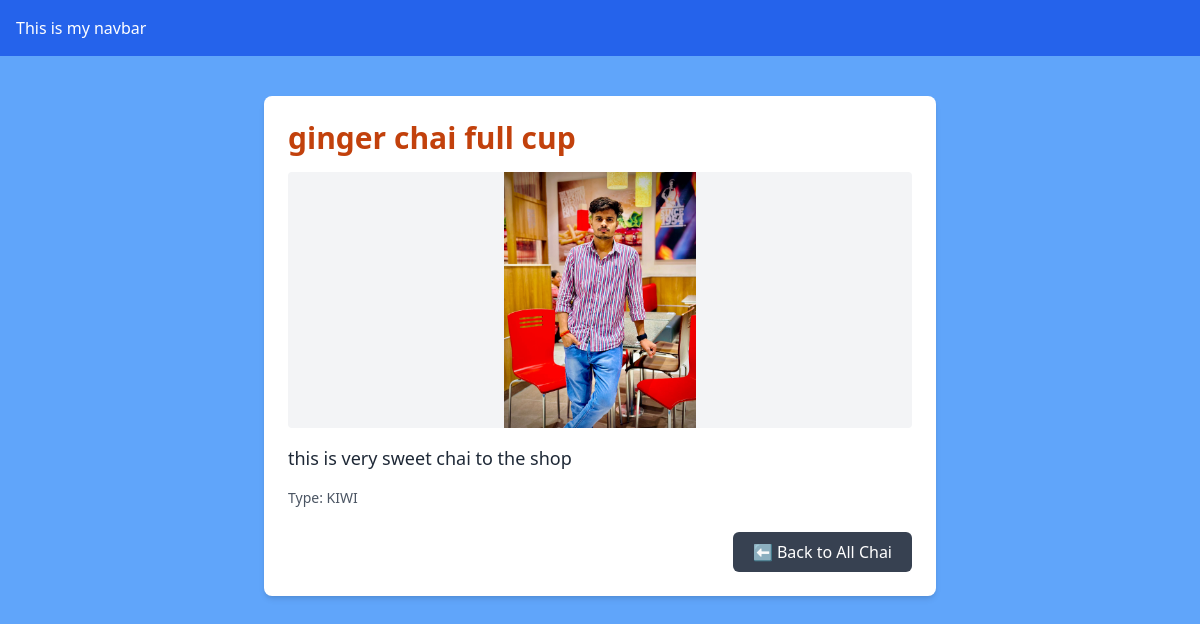
Screenshot of /chai/5/ with the database file from the repository.
### chai/models.py (models this page shows, shortened)
class ChaiVarity(models.Model):
    CHAI_TYPE_CHOICE = [
        ('ML',"MASALA"),
        ('GR',"GINGER"),
        ('KL',"KIWI"),
        ('PL',"PLAIN"),
        ('EL',"ELACHI"),
    ]
    name =models.CharField(max_length=100)
    image = models.ImageField(upload_to="chais/")
    date_added = models.DateTimeField(default=timezone.now)
    type =models.CharField(max_length=2,choices=CHAI_TYPE_CHOICE)
    desc =models.TextField(default='')

### chai/views.py (the view)
# urls.py: path('<int:chai_id>/', views.chai_detail, name='chai_detail'),
def chai_detail(request, chai_id):
    chai = get_object_or_404(ChaiVarity, pk=chai_id)
    return render(request, 'chai/chai_detail.html', {'chai': chai})

### chai/templates/chai/chai_detail.html (shortened to what this page needs)
{% extends "layout.html" %}
{% block content %}
<div class="max-w-2xl mx-auto bg-white shadow-md rounded-lg overflow-hidden mt-6">
    <div class="p-6">
        <h2 class="text-3xl font-bold text-orange-700 mb-4">{{ chai.name }}</h2>
        <img src="{{ chai.image.url }}" alt="{{ chai.name }}" class="w-full h-64 object-contain bg-gray-100 mb-4 rounded">
        <p class="text-gray-800 text-lg mb-4">
            {{ chai.desc }}
        </p>
        <p class="text-sm text-gray-600 mb-6">
            Type: <span class="font-medium">{{ chai.get_type_display }}</span>
        </p>
        <div class="flex justify-end">
            <a href="{% url 'all_chai' %}">
                <button class="bg-gray-700 hover:bg-gray-900 text-white px-5 py-2 rounded-md transition">
                    ⬅️ Back to All Chai
                </button>
            </a>
        </div>
    </div>
</div>
{% endblock %}

### rows the page displays
ChaiVarity: name "ginger chai full cup", image (picture), desc "this is very sweet chai to the shop", type "KIWI"
